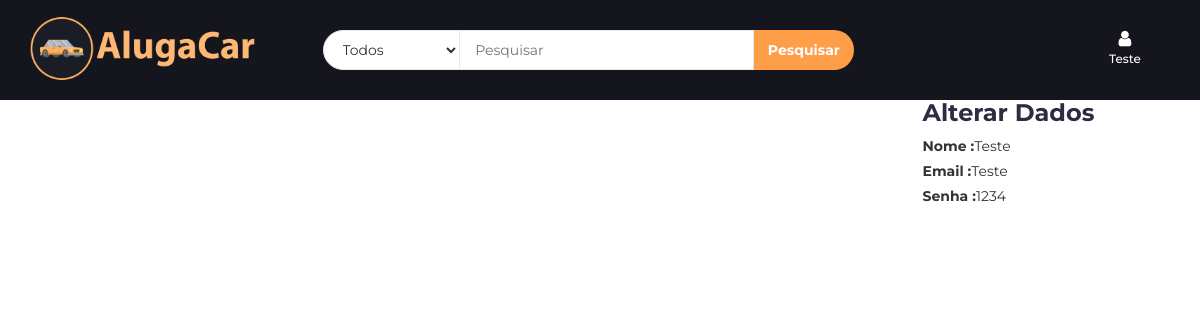
/user_page (signed in), run on an earlier commit of the app's database.
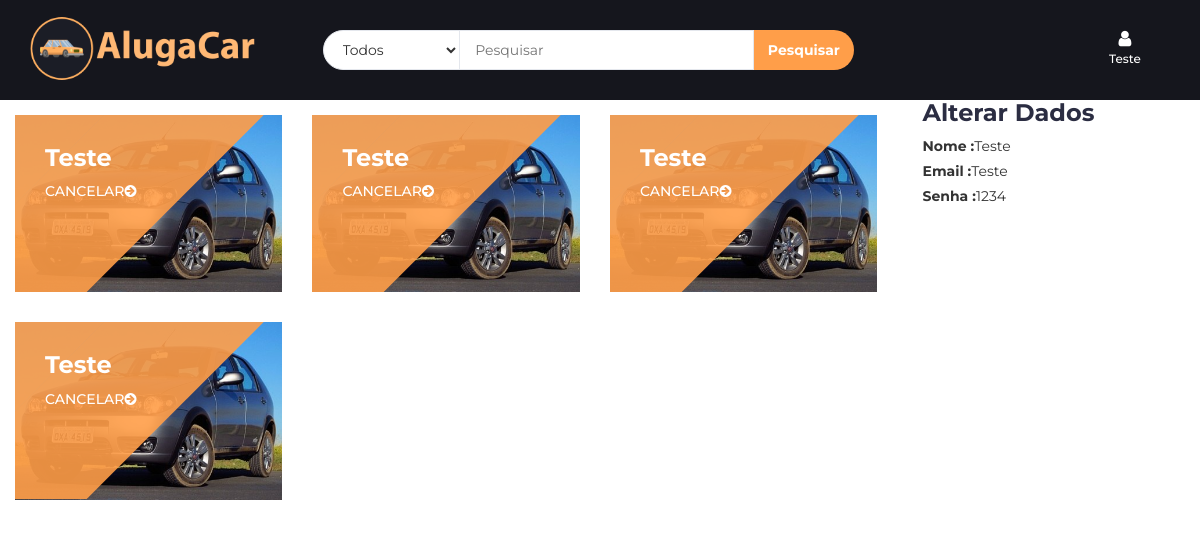
And on a later commit of the database.
### AlugaCarSite/models.py (models this page shows)
class Aluguel(models.Model):
    cliente = models.ForeignKey(Cliente,on_delete = models.SET_NULL, null = True)
    carrro = models.ForeignKey(Carro, on_delete=models.CASCADE, null = False)
    dataAlugado = models.DateField()
    diasAluguel = models.IntegerField()
    valorPagar = models.DecimalField(max_digits=10, decimal_places=2)

class Cliente(models.Model):
    nome = models.CharField(max_length=50)
    email = models.CharField(max_length=50)
    senha = models.CharField(max_length=50)
    def __str__(self):
        return self.nome

### AlugaCarSite/views.py (the view)
# urls.py: path("user_page", user_page,name="user_page"),
def user_page(request):
    user = Cliente.objects.get(id=request.session.get('login'))
    alu = Aluguel.objects.all()
    alugueis=[]
    for i in alu:
        if i.cliente.id == user.id:
            alugueis.append(i)
    return render(request,"user_page.html",{"cliente":user,'alugueis':alugueis})

### AlugaCarSite/templates/user_page.html (shortened to what this page needs)
{% load staticfiles %}
<!DOCTYPE html>
<html lang="en">
<head>
	<link type="text/css" rel="stylesheet" href="{% static 'css/bootstrap.min.css' %}" />
	<link type="text/css" rel="stylesheet" href="{% static 'css/slick.css' %}" />
	<link type="text/css" rel="stylesheet" href="{% static 'css/slick-theme.css' %}" />
	<link type="text/css" rel="stylesheet" href="{% static 'css/nouislider.min.css' %}" />
	<link rel="stylesheet" href="{% static 'css/font-awesome.min.css' %}">
	<link type="text/css" rel="stylesheet" href="{% static 'css/style.css' %}" />
</head>
<body>
	<header>
		<div id="header">
			<div class="container">
				<div class="row">
					<div class="col-md-3">
						<div class="header-logo">
							<a href="#" class="logo">
								<img src="{% static '/img/banner.png' %}" alt="" width='225'>
							</a>
						</div>
					</div>
					<div class="col-md-6">
						<div class="header-search">
							<form>
								<select class="input-select">
									<option value="0">Todos</option>
								</select>
								<input class="input" placeholder="Pesquisar">
								<button class="search-btn">Pesquisar</button>
							</form>
						</div>
					</div>
					<div class="col-md-3 clearfix">
						<div class="header-ctn">
							<div class="dropdown">
								{% if cliente.nome != "Login" %}
								<a href="{% url 'user_page' %}" class="dropdown-toggle" data-toggle="dropdown"
									aria-expanded="true">
									<i class="fa fa-user"></i>
									<span>{{cliente.nome}}</span>
								</a>
								{% endif %}
							</div>
						</div>
					</div>
				</div>
			</div>
		</div>
	</header>
    <div class="row">
    <div class="col-md-9">
    {% for i in alugueis %}
        <div class="col-md-4 col-xs-6">
					<div class="shop">
						<div class="shop-img">
							<img src="{% static '/img/palio.jpeg' %}" alt="">
						</div>
						<div class="shop-body">
							<h3>{{i.cliente}}</h3>
							<a href="{% url 'cancelar_aluguel' i.id %}" class="cta-btn">Cancelar<i class="fa fa-arrow-circle-right"></i></a>
						</div>
					</div>
				</div>
    {% endfor %}
    </div>
    <div class="col-md-3">
    <h3> Alterar Dados</h3>
    <label>Nome : </label>{{cliente.nome}}
    <br>
    <label>Email : </label>{{cliente.email}}
    <br>
    <label>Senha : </label>{{cliente.senha}}
    </div>
    </div>
</body>
</html>

What changed in the data, as far as the page shows it:
added Aluguel: cliente "Teste"
added Aluguel: cliente "Teste"
added Aluguel: cliente "Teste"
added Aluguel: cliente "Teste"
